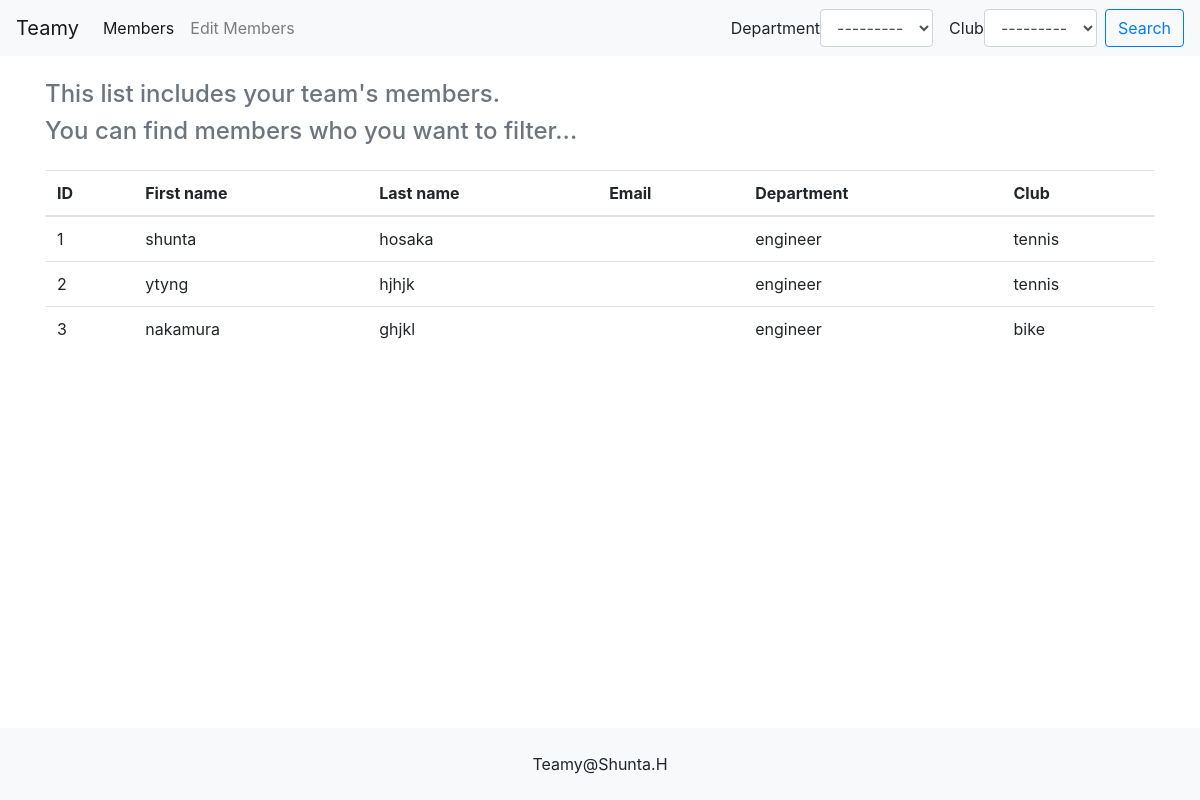
Before: / with the older database file.
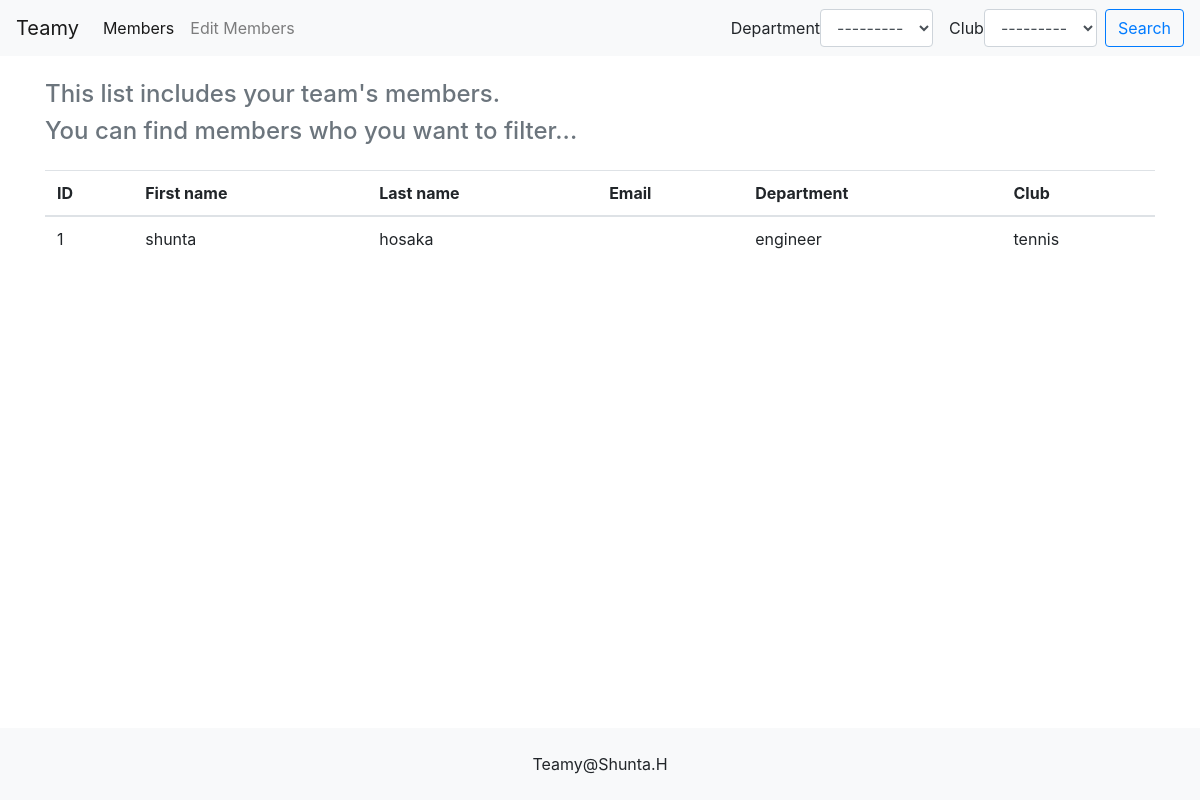
After: the same page with the newer database file.
### teamy/models.py (models this page shows, shortened)
class Member(models.Model):
    first_name = models.CharField('First name', max_length=20)
    last_name = models.CharField('Last name', max_length=20)
    email = models.EmailField('Email', blank=True)
    department = models.ForeignKey(Department, verbose_name='Department', on_delete=models.PROTECT)
    club = models.ManyToManyField(Club, verbose_name='Club')
    created_at = models.DateTimeField('Date', default=timezone.now)
    '''
    verbose_name -> When models.ForeignKey and you want to describe it
    on_delete -> When ManyToManyField, on_delete is not need
    '''

class Department(models.Model):
    name = models.CharField('Department', max_length=20)
    created_at = models.DateTimeField('Date', default=timezone.now)
    def __str__(self):
        return self.name

class Club(models.Model):
    name = models.CharField('Club', max_length=20)
    created_at = models.DateTimeField('Date', default=timezone.now)
    def __str__(self):
        return self.name

### teamy/views.py (the view)
# urls.py: path('', views.IndexView.as_view(), name='index')
class IndexView(generic.ListView):
    model = Member
    def get_context_data(self, **kwargs):
        context = super().get_context_data()
        context['form'] = SearchForm(self.request.GET)  # 元の辞書にformを追加
        return context
    def get_queryset(self):
        form = SearchForm(self.request.GET)
        """Return True if the form has no errors, or False otherwise."""
        form.is_valid()  # これをしないとcleaned_dataができない
        '''
        if form.is_valid()と書いていたことが多いが、今回はmodelでrequiredをfalseに
        してあるのでis_validは必ずTrueになるがis_valid()をしないとformのcleaned_data
        にアクセスできない
        '''
        queryset = super().get_queryset()
        department = form.cleaned_data['department']
        if department:
            queryset = queryset.filter(department=department)
        '''
        引数のdepartmentはmodel Memberのfield名
        代入するのはdepartment = form.cleaned_data['department']
        '''
        club = form.cleaned_data['club']
        if club:
            queryset = queryset.filter(club=club)
        return queryset

### teamy/forms.py
class SearchForm(forms.Form):
    department = forms.ModelChoiceField(
        queryset=Department.objects, label='Department ', required=False
    )
    club = forms.ModelChoiceField(
        queryset=Club.objects, label='Club ', required=False
    )

### teamy/templates/teamy/member_list.html
{% extends 'teamy/base.html' %}
{% load crispy_forms_tags %}
{% block content %}
<table class="table">
    <thead class="">
    <tr>
        <th>ID</th>
        <th>First name</th>
        <th>Last name</th>
        <th>Email</th>
        <th>Department</th>
        <th>Club</th>
    </tr>
    </thead>
    <tbody>
    {% for member in member_list %}
        <tr>
            <td>{{ member.pk }}</td>
            <td>{{ member.first_name }}</td>
            <td>{{ member.last_name }}</td>
            <td>{{ member.email }}</td>
            <td>{{ member.department }}</td>
            <td>{% for club in member.club.all %}{{ club }} {% endfor %}</td>
        </tr>
    {% endfor %}
    </tbody>
</table>
{% endblock %}

Changed rows visible on the page:
removed Member: pk "2", first_name "ytyng", last_name "hjhjk", department "engineer", Club (name "tennis")
removed Member: pk "3", first_name "nakamura", last_name "ghjkl", department "engineer"
no longer on this page (row unchanged): Club: name "bike", shown under "3"
